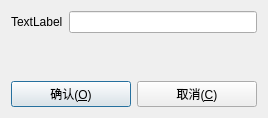
<?xml version="1.0" encoding="UTF-8"?>
<ui version="4.0">
 <class>DlgTable</class>
 <widget class="QDialog" name="DlgTable">
  <property name="geometry">
   <rect>
    <x>0</x>
    <y>0</y>
    <width>268</width>
    <height>118</height>
   </rect>
  </property>
  <property name="windowTitle">
   <string>DlgTable</string>
  </property>
  <layout class="QGridLayout" name="gridLayout">
   <item row="0" column="0">
    <layout class="QFormLayout" name="formLayout">
     <item row="0" column="0">
      <widget class="QLabel" name="label">
       <property name="text">
        <string>TextLabel</string>
       </property>
      </widget>
     </item>
     <item row="0" column="1">
      <widget class="QLineEdit" name="lineEdit"/>
     </item>
    </layout>
   </item>
   <item row="1" column="0">
    <spacer name="verticalSpacer">
     <property name="orientation">
      <enum>Qt::Vertical</enum>
     </property>
     <property name="sizeHint" stdset="0">
      <size>
       <width>20</width>
       <height>37</height>
      </size>
     </property>
    </spacer>
   </item>
   <item row="2" column="0">
    <layout class="QHBoxLayout" name="horizontalLayout">
     <item>
      <widget class="QPushButton" name="btnOk">
       <property name="text">
        <string>确认(&amp;O)</string>
       </property>
       <property name="icon">
        <iconset resource="plugin_modbus_rtu.qrc">
         <normaloff>:/images/ok</normaloff>:/images/ok</iconset>
       </property>
      </widget>
     </item>
     <item>
      <widget class="QPushButton" name="btnCancel">
       <property name="text">
        <string>取消(&amp;C)</string>
       </property>
       <property name="icon">
        <iconset resource="plugin_modbus_rtu.qrc">
         <normaloff>:/images/cancel</normaloff>:/images/cancel</iconset>
       </property>
      </widget>
     </item>
    </layout>
   </item>
  </layout>
 </widget>
 <layoutdefault spacing="6" margin="11"/>
 <resources>
  <include location="plugin_modbus_rtu.qrc"/>
 </resources>
 <connections/>
</ui>
